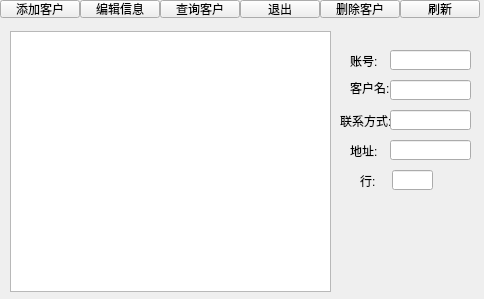
<?xml version="1.0" encoding="UTF-8"?>
<ui version="4.0">
 <class>customers</class>
 <widget class="QMainWindow" name="customers">
  <property name="geometry">
   <rect>
    <x>0</x>
    <y>0</y>
    <width>484</width>
    <height>299</height>
   </rect>
  </property>
  <property name="windowTitle">
   <string>MainWindow</string>
  </property>
  <widget class="QWidget" name="centralwidget">
   <widget class="QPushButton" name="U1">
    <property name="geometry">
     <rect>
      <x>0</x>
      <y>0</y>
      <width>80</width>
      <height>18</height>
     </rect>
    </property>
    <property name="text">
     <string>添加客户</string>
    </property>
   </widget>
   <widget class="QPushButton" name="U2">
    <property name="geometry">
     <rect>
      <x>80</x>
      <y>0</y>
      <width>80</width>
      <height>18</height>
     </rect>
    </property>
    <property name="text">
     <string>编辑信息</string>
    </property>
   </widget>
   <widget class="QPushButton" name="U3">
    <property name="geometry">
     <rect>
      <x>160</x>
      <y>0</y>
      <width>80</width>
      <height>18</height>
     </rect>
    </property>
    <property name="text">
     <string>查询客户</string>
    </property>
   </widget>
   <widget class="QPushButton" name="U4">
    <property name="geometry">
     <rect>
      <x>240</x>
      <y>0</y>
      <width>80</width>
      <height>18</height>
     </rect>
    </property>
    <property name="text">
     <string>退出</string>
    </property>
   </widget>
   <widget class="QPushButton" name="U5">
    <property name="geometry">
     <rect>
      <x>320</x>
      <y>0</y>
      <width>80</width>
      <height>18</height>
     </rect>
    </property>
    <property name="text">
     <string>删除客户</string>
    </property>
   </widget>
   <widget class="QTableView" name="tableView_2">
    <property name="geometry">
     <rect>
      <x>10</x>
      <y>31</y>
      <width>321</width>
      <height>261</height>
     </rect>
    </property>
   </widget>
   <widget class="QLabel" name="label">
    <property name="geometry">
     <rect>
      <x>350</x>
      <y>50</y>
      <width>41</width>
      <height>21</height>
     </rect>
    </property>
    <property name="text">
     <string>账号:</string>
    </property>
   </widget>
   <widget class="QLabel" name="label_2">
    <property name="geometry">
     <rect>
      <x>350</x>
      <y>80</y>
      <width>41</width>
      <height>16</height>
     </rect>
    </property>
    <property name="text">
     <string>客户名:</string>
    </property>
   </widget>
   <widget class="QLabel" name="label_3">
    <property name="geometry">
     <rect>
      <x>340</x>
      <y>110</y>
      <width>51</width>
      <height>21</height>
     </rect>
    </property>
    <property name="text">
     <string>联系方式:</string>
    </property>
   </widget>
   <widget class="QLabel" name="label_4">
    <property name="geometry">
     <rect>
      <x>350</x>
      <y>140</y>
      <width>41</width>
      <height>21</height>
     </rect>
    </property>
    <property name="text">
     <string>地址:</string>
    </property>
   </widget>
   <widget class="QLineEdit" name="lineEdit_id">
    <property name="geometry">
     <rect>
      <x>390</x>
      <y>50</y>
      <width>81</width>
      <height>20</height>
     </rect>
    </property>
   </widget>
   <widget class="QLineEdit" name="lineEdit_name">
    <property name="geometry">
     <rect>
      <x>390</x>
      <y>80</y>
      <width>81</width>
      <height>20</height>
     </rect>
    </property>
   </widget>
   <widget class="QLineEdit" name="lineEdit_tel">
    <property name="geometry">
     <rect>
      <x>390</x>
      <y>110</y>
      <width>81</width>
      <height>20</height>
     </rect>
    </property>
   </widget>
   <widget class="QLineEdit" name="lineEdit_address">
    <property name="geometry">
     <rect>
      <x>390</x>
      <y>140</y>
      <width>81</width>
      <height>20</height>
     </rect>
    </property>
   </widget>
   <widget class="QLabel" name="label_5">
    <property name="geometry">
     <rect>
      <x>360</x>
      <y>170</y>
      <width>31</width>
      <height>21</height>
     </rect>
    </property>
    <property name="text">
     <string>行:</string>
    </property>
   </widget>
   <widget class="QLineEdit" name="lineEdit_line">
    <property name="geometry">
     <rect>
      <x>392</x>
      <y>170</y>
      <width>41</width>
      <height>20</height>
     </rect>
    </property>
   </widget>
   <widget class="QPushButton" name="U6">
    <property name="geometry">
     <rect>
      <x>400</x>
      <y>0</y>
      <width>80</width>
      <height>18</height>
     </rect>
    </property>
    <property name="text">
     <string>刷新</string>
    </property>
   </widget>
  </widget>
 </widget>
 <resources/>
 <connections/>
</ui>
